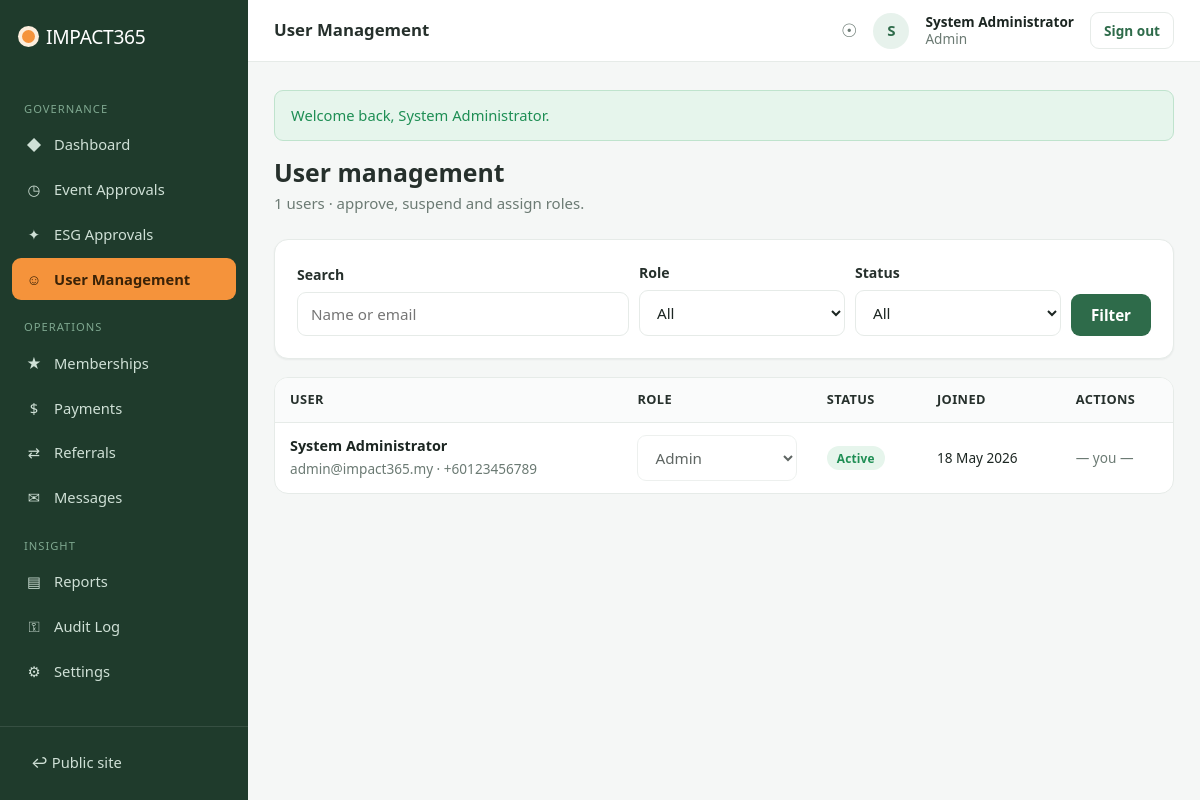
The page /admin/users.php (signed in) on the database its author committed.
### tables this page shows
CREATE TABLE IF NOT EXISTS `users` (
  `id`              INT UNSIGNED NOT NULL AUTO_INCREMENT,
  `name`            VARCHAR(120)  NOT NULL,
  `email`           VARCHAR(190)  NOT NULL,
  `phone`           VARCHAR(20)   DEFAULT NULL,
  `password_hash`   VARCHAR(255)  NOT NULL,
  `role`            ENUM('public','member','organizer','corporate','trainer','admin')
                    NOT NULL DEFAULT 'member',
  `status`          ENUM('pending','active','suspended','rejected')
                    NOT NULL DEFAULT 'active',
  `email_verified`  TINYINT(1)    NOT NULL DEFAULT 0,
  `verify_token`    VARCHAR(64)   DEFAULT NULL,
  `reset_token`     VARCHAR(64)   DEFAULT NULL,
  `reset_expires`   DATETIME      DEFAULT NULL,
  `referral_code`   VARCHAR(16)   DEFAULT NULL,
  `referred_by`     INT UNSIGNED  DEFAULT NULL,
  `profile_image`   VARCHAR(255)  DEFAULT NULL,
  `last_login_at`   DATETIME      DEFAULT NULL,
  `created_at`      DATETIME      NOT NULL DEFAULT CURRENT_TIMESTAMP,
  `updated_at`      DATETIME      NOT NULL DEFAULT CURRENT_TIMESTAMP
                    ON UPDATE CURRENT_TIMESTAMP,
  PRIMARY KEY (`id`),
  UNIQUE KEY `uq_users_email` (`email`),
  UNIQUE KEY `uq_users_refcode` (`referral_code`),
  KEY `idx_users_role` (`role`),
  KEY `idx_users_status` (`status`),
  KEY `idx_users_referred_by` (`referred_by`)
);

### inc/auth.php (called while the page is built, shortened)
<?php
require_once __DIR__ . '/functions.php';
function current_user(): ?array
{
    return $_SESSION['user'] ?? null;
}
function user_id(): ?int
{
    return isset($_SESSION['user']['id']) ? (int) $_SESSION['user']['id'] : null;
}
function user_role(): string
{
    return $_SESSION['user']['role'] ?? 'public';
}
function dashboard_url(): string
{
    return match (user_role()) {
        'admin'     => 'admin/index.php',
        'organizer' => 'organizer/index.php',
        'corporate' => 'corporate/index.php',
        'trainer'   => 'trainer/index.php',
        'member'    => 'member/index.php',
        default      => 'member/index.php',
    };
}

### config/db_config.php (called while the page is built, shortened)
<?php
final class Database
{
    private static ?PDO $instance = null;
    public static function pdo(): PDO
    {
        if (self::$instance instanceof PDO) {
            return self::$instance;
        }
        $dsn = sprintf(
            'mysql:host=%s;port=%d;dbname=%s;charset=%s',
            DB_HOST,
            DB_PORT,
            DB_NAME,
            DB_CHARSET
        );
        $options = [
            PDO::ATTR_ERRMODE            => PDO::ERRMODE_EXCEPTION,
            PDO::ATTR_DEFAULT_FETCH_MODE => PDO::FETCH_ASSOC,
            PDO::ATTR_EMULATE_PREPARES   => false,
            PDO::ATTR_PERSISTENT         => false,
        ];
        try {
            self::$instance = new PDO($dsn, DB_USER, DB_PASS, $options);
        } catch (PDOException $e) {
            error_log('[IMPACT365] DB connection failed: ' . $e->getMessage());
            http_response_code(503);
            if (APP_DEBUG) {
                exit('Database connection failed: ' . htmlspecialchars($e->getMessage()));
            }
            exit('Service temporarily unavailable. Please try again shortly.');
        }
        return self::$instance;
    }
}
function db(): PDO
{
    return Database::pdo();
}

### admin/users.php (the view, shortened to what this page needs)
<?php
require_once dirname(__DIR__) . '/inc/dashboard_layout.php';
$me = user_id();
$q = trim((string) input('q', ''));
$where = ['1=1'];
$params = [];
$wsql = implode(' AND ', $where);
$page = max(1, (int) input('page', 1));
$total = (int) db_val("SELECT COUNT(*) FROM users WHERE $wsql", $params);
$pg = paginate($total, 25, $page);
$users = db_all(
    "SELECT * FROM users WHERE $wsql ORDER BY
       FIELD(status,'pending','active','suspended','rejected'), id DESC
     LIMIT 25 OFFSET {$pg['offset']}",
    $params
);
dash_header('User Management');
?>
<div class="page-head"><div><h1>User management</h1>
  <p><?= $total ?> users · approve, suspend and assign roles.</p></div></div>
<form method="get" class="card card-pad mb" style="display:flex;gap:10px;flex-wrap:wrap;align-items:flex-end">
  <div style="flex:2 1 220px"><label>Search</label><input name="q" value="<?= e($q) ?>" placeholder="Name or email"></div>
  <div style="flex:1 1 150px"><label>Role</label>
    <select name="role"><option value="">All</option>
    </select></div>
  <div style="flex:1 1 150px"><label>Status</label>
    <select name="status"><option value="">All</option>
    </select></div>
  <button class="btn" type="submit">Filter</button>
</form>
<div class="table-wrap">
  <table class="data">
    <thead><tr><th>User</th><th>Role</th><th>Status</th><th>Joined</th><th>Actions</th></tr></thead>
    <tbody>
      <?php foreach ($users as $u): ?>
        <tr>
          <td><strong><?= e($u['name']) ?></strong><br><span class="small muted"><?= e($u['email']) ?> · <?= e($u['phone']) ?></span></td>
          <td>
            <form method="post" style="display:flex;gap:5px">
              <select name="role" onchange="this.form.submit()" <?= (int) $u['id'] === $me ? 'disabled' : '' ?>>
                <?php foreach (ROLES as $r): ?>
                  <option value="<?= $r ?>" <?= $u['role'] === $r ? 'selected' : '' ?>><?= ucfirst($r) ?></option>
                <?php endforeach; ?>
              </select>
            </form>
          </td>
          <td><?= status_badge($u['status']) ?></td>
          <td class="small"><?= e(fdate($u['created_at'])) ?></td>
          <td style="white-space:nowrap">
            <?php if ((int) $u['id'] === $me): ?>
              <span class="small muted">— you —</span>
            <?php endif; ?>
          </td>
        </tr>
      <?php endforeach; ?>
    </tbody>
  </table>
</div>
<?php
dash_footer();

### inc/dashboard_layout.php (shortened to what this page needs)
<?php
require_once __DIR__ . '/auth.php';
function dash_nav(string $role): array
{
    switch ($role) {
        case 'admin':
            return [
                ['label' => 'Governance', 'items' => [
                    ['Dashboard', 'admin/index.php', '◆'],
                    ['Event Approvals', 'admin/events.php', '◷'],
                    ['ESG Approvals', 'admin/esg.php', '✦'],
                    ['User Management', 'admin/users.php', '☺'],
                ]],
                ['label' => 'Operations', 'items' => [
                    ['Memberships', 'admin/memberships.php', '★'],
                    ['Payments', 'admin/payments.php', '$'],
                    ['Referrals', 'admin/referrals.php', '⇄'],
                    ['Messages', 'admin/messages.php', '✉'],
                ]],
                ['label' => 'Insight', 'items' => [
                    ['Reports', 'admin/reports.php', '▤'],
                    ['Audit Log', 'admin/audit.php', '⚿'],
                    ['Settings', 'admin/settings.php', '⚙'],
                ]],
            ];
    }
}
function dash_header(string $pageTitle): void
{
    $u    = current_user();
    $role = $u['role'] ?? 'member';
    $nav  = dash_nav($role);
    $cur  = basename($_SERVER['SCRIPT_NAME'] ?? '');
    $curDir = basename(dirname($_SERVER['SCRIPT_NAME'] ?? ''));
    $unread = unread_notifications((int) $u['id']);
    $initial = strtoupper(substr((string) $u['name'], 0, 1));
    ?>
<!doctype html>
<html lang="en">
<head>
<link rel="stylesheet" href="<?= e(ASSET_URL) ?>/css/style.css">
</head>
<body>
<div class="dash">
  <aside class="sidebar">
    <a class="brand" href="<?= e(url(dashboard_url())) ?>"><span class="dot"></span><?= e(APP_NAME) ?></a>
    <nav>
      <?php foreach ($nav as $group): ?>
        <div class="grp"><?= e($group['label']) ?></div>
        <?php foreach ($group['items'] as [$label, $path, $ico]):
            $isActive = ($cur === basename($path) && $curDir === basename(dirname($path))); ?>
          <a class="<?= $isActive ? 'active' : '' ?>" href="<?= e(url($path)) ?>">
            <span style="width:18px;text-align:center"><?= $ico ?></span><?= e($label) ?>
          </a>
        <?php endforeach; ?>
      <?php endforeach; ?>
    </nav>
    <div class="foot">
      <a href="<?= e(url('/')) ?>" style="color:#cfe0d6">↩ Public site</a>
    </div>
  </aside>
  <div class="main">
    <div class="topbar">
      <div style="display:flex;align-items:center;gap:12px">
        <span class="pg"><?= e($pageTitle) ?></span>
      </div>
      <div class="right">
        <a class="bell" href="<?= e(url($role === 'admin' ? 'admin/index.php' : 'member/index.php')) ?>" title="Notifications">
          &#9737;<?php if ($unread > 0): ?><span class="dot"><?= $unread > 9 ? '9+' : $unread ?></span><?php endif; ?>
        </a>
        <div class="avatar" title="<?= e($u['name']) ?>">
          <?php if (!empty($u['profile_image'])): ?>
            <img src="<?= e(upload_url($u['profile_image'])) ?>" alt="">
          <?php else: ?><?= e($initial) ?><?php endif; ?>
        </div>
        <div class="small" style="line-height:1.2">
          <strong><?= e($u['name']) ?></strong><br>
          <span class="muted"><?= e(ucfirst($role)) ?></span>
        </div>
        <a class="btn btn-ghost btn-sm" href="<?= e(url('auth/logout.php')) ?>">Sign out</a>
      </div>
    </div>
    <div class="content">
      <?= render_flashes() ?>
<?php
}
function dash_footer(): void
{
    ?>
    </div>
  </div>
</div>
</body>
</html>
<?php
}

### inc/functions.php (shortened to what this page needs)
<?php
require_once dirname(__DIR__) . '/config/db_config.php';
function e(?string $value): string
{
    return htmlspecialchars((string) $value, ENT_QUOTES | ENT_SUBSTITUTE, 'UTF-8');
}
function input(string $key, $default = null)
{
    $val = $_POST[$key] ?? $_GET[$key] ?? $default;
    if (is_string($val)) {
        $val = trim($val);
    }
    return $val;
}
function db_run(string $sql, array $params = []): PDOStatement
{
    $stmt = db()->prepare($sql);
    $stmt->execute($params);
    return $stmt;
}
function db_all(string $sql, array $params = []): array
{
    return db_run($sql, $params)->fetchAll();
}
function db_val(string $sql, array $params = [])
{
    $val = db_run($sql, $params)->fetchColumn();
    return $val === false ? null : $val;
}
function take_flashes(): array
{
    $f = $_SESSION['_flash'] ?? [];
    return $f;
}
function render_flashes(): string
{
    $out = '';
    foreach (take_flashes() as $f) {
        $cls = match ($f['type']) {
            'success' => 'alert-success',
            'error'   => 'alert-error',
            'warning' => 'alert-warning',
            default   => 'alert-info',
        };
        $out .= '<div class="alert ' . $cls . '">' . e($f['msg']) . '</div>';
    }
    return $out;
}
function url(string $path = ''): string
{
    return BASE_PATH . '/' . ltrim($path, '/');
}
function fdate(?string $dt, string $fmt = 'd M Y'): string
{
    $ts = strtotime($dt);
    return $ts ? date($fmt, $ts) : '-';
}
function status_badge(string $status): string
{
    $map = [
        'active' => 'ok', 'approved' => 'ok', 'paid' => 'ok', 'attended' => 'ok',
        'success' => 'ok', 'completed' => 'ok', 'fulfilled' => 'ok',
        'pending' => 'warn', 'requested' => 'warn', 'clicked' => 'warn',
        'registered' => 'info', 'draft' => 'muted', 'free' => 'info',
        'rejected' => 'bad', 'failed' => 'bad', 'cancelled' => 'bad',
        'suspended' => 'bad', 'expired' => 'bad', 'declined' => 'bad',
        'no_show' => 'bad', 'void' => 'muted',
    ];
    $cls = $map[$status] ?? 'muted';
    return '<span class="badge badge-' . $cls . '">' . e(ucfirst(str_replace('_', ' ', $status))) . '</span>';
}
function paginate(int $total, int $perPage, int $page): array
{
    $pages = max(1, (int) ceil($total / max(1, $perPage)));
    $page  = max(1, min($page, $pages));
    return [
        'page'   => $page,
        'pages'  => $pages,
        'offset' => ($page - 1) * $perPage,
        'total'  => $total,
        'per'    => $perPage,
    ];
}

### rows shown on the page
users: name "S", name "System Administrator", role "Admin", email "admin@impact365.my", phone "+60123456789", status "Active", created_at "18 May 2026", shows "— you —"

### other values the page prints
APP_NAME "IMPACT365"
$group['label'] "GOVERNANCE"
$ico "◆"
$label "Dashboard"
$ico "◷"
$label "Event Approvals"
$ico "✦"
$label "ESG Approvals"
$ico "☺"
$label "User Management"
$group['label'] "OPERATIONS"
$ico "★"
$label "Memberships"
$ico "$"
$label "Payments"
